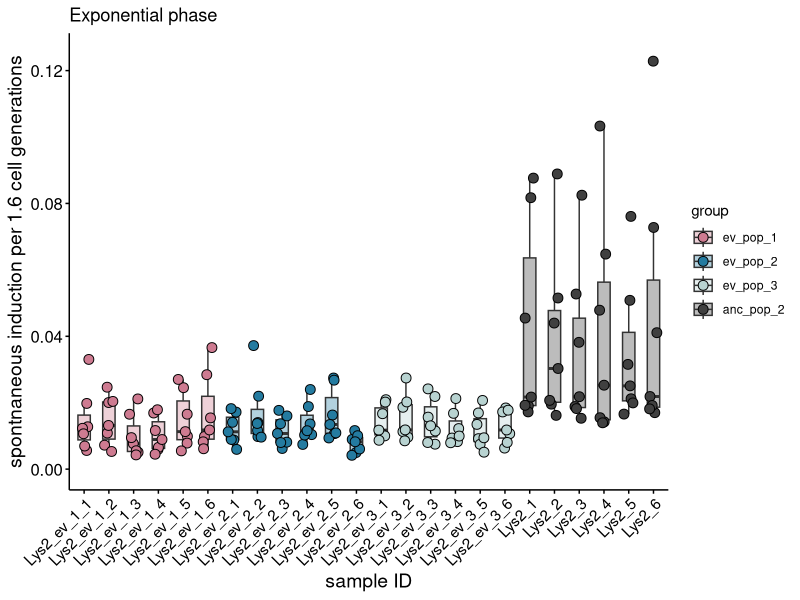
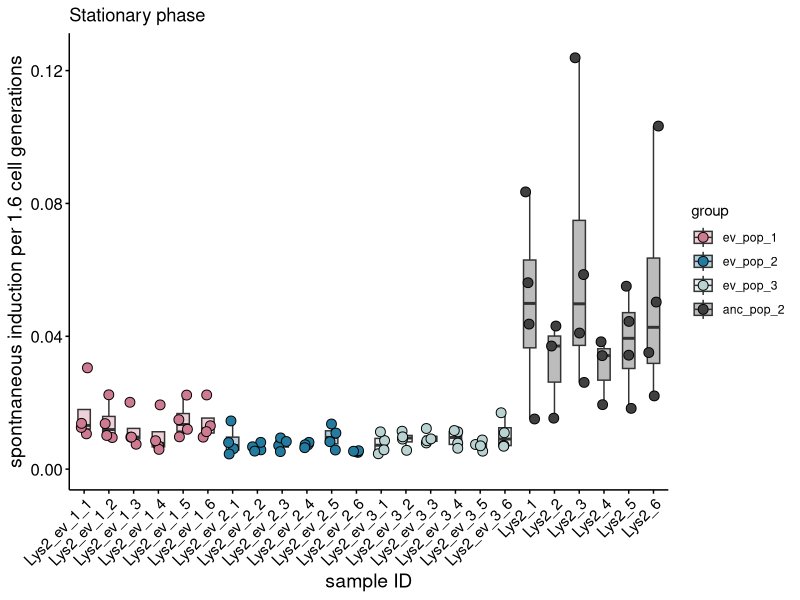

R code for these plots, in order:
# Presets ####
library(ggplot2)
library(dplyr)

mytheme <-   theme(panel.grid.minor=element_blank(), #gets rid of grey and lines in the middle
                   panel.grid.major=element_blank(), #gets rid of grey and lines in the middle
                   panel.background=element_rect(fill="white"),#gets rid of grey and lines in the middle
                   panel.border=element_blank(), #gets rid of square going around the entire graph
                   axis.line = element_line(colour = 'black', linewidth = 0.5),#sets the axis line size
                   axis.ticks=element_line(colour = 'black', linewidth = 0.5), #sets the tick lines
                   axis.title.x = element_text( size=14, color="black"), #size of x-axis title
                   axis.title.y = element_text( size=14, color="black"), #size of y-axis title
                   axis.text.x = element_text( size=11, color="black"), #size of x-axis text
                   axis.text.y = element_text( size=12, color="black"),#size of y-axis text
                   legend.key = element_rect(fill="transparent"),
                   legend.background = element_blank())

# Data #### 
all_dat <- read.csv("zong_spi.csv")
all_dat$sample_id <- factor(all_dat$sample_id, 
                            levels = c("Lys2_ev_1_1","Lys2_ev_1_2","Lys2_ev_1_3","Lys2_ev_1_4","Lys2_ev_1_5","Lys2_ev_1_6",
                                       "Lys2_ev_2_1","Lys2_ev_2_2","Lys2_ev_2_3","Lys2_ev_2_4","Lys2_ev_2_5","Lys2_ev_2_6",
                                       "Lys2_ev_3_1","Lys2_ev_3_2","Lys2_ev_3_3","Lys2_ev_3_4","Lys2_ev_3_5","Lys2_ev_3_6",
                                       "Lys2_1","Lys2_2","Lys2_3","Lys2_4","Lys2_5","Lys2_6"))

all_dat$group <- factor(all_dat$group,levels=c("ev_pop_1","ev_pop_2","ev_pop_3","anc_pop_2"))


# Fig S3A ####
all_dat %>% 
  filter(time<9) %>% 
  ggplot(aes(x=sample_id,y=zong_spi))+
  geom_boxplot(aes(group=sample_id,fill=group),outlier.colour = "white",width = 0.5,alpha=0.35)+
  geom_point(aes(fill=group),position=position_jitter(width=0.2), shape=21, size=3)+
  scale_fill_manual(values=c("#CE7B91","#247BA0","#B8D3D1","grey25","black"))+
  scale_color_manual(values=c("#CE7B91","#247BA0","#B8D3D1","grey25","black"))+
  scale_y_continuous(limits=c(0,0.125))+
  ggtitle("Exponential phase")+
  xlab("sample ID")+
  ylab("spontnaneous induction per 1.6 cell generations")+
  #guides(fill=guide_legend(override.aes=list(shape=21)))+
  mytheme+theme(axis.text.x = element_text(angle=45,hjust=1))

# Fig S3B ####
all_dat %>% 
  filter(time>9) %>% 
  ggplot(aes(x=sample_id,y=zong_spi))+
  geom_boxplot(aes(group=sample_id,fill=group),outlier.colour = "white",width = 0.5,alpha=0.35)+
  geom_point(aes(fill=group),position=position_jitter(width=0.2), shape=21, size=3)+
  scale_fill_manual(values=c("#CE7B91","#247BA0","#B8D3D1","grey25","black"))+
  scale_color_manual(values=c("#CE7B91","#247BA0","#B8D3D1","grey25","black"))+
  scale_y_continuous(limits=c(0,0.125))+
  ggtitle("Stationary phase")+
  xlab("sample ID")+
  ylab("spontnaneous induction per 1.6 cell generations")+
  #guides(fill=guide_legend(override.aes=list(shape=21)))+
  mytheme+theme(axis.text.x = element_text(angle=45,hjust=1))


